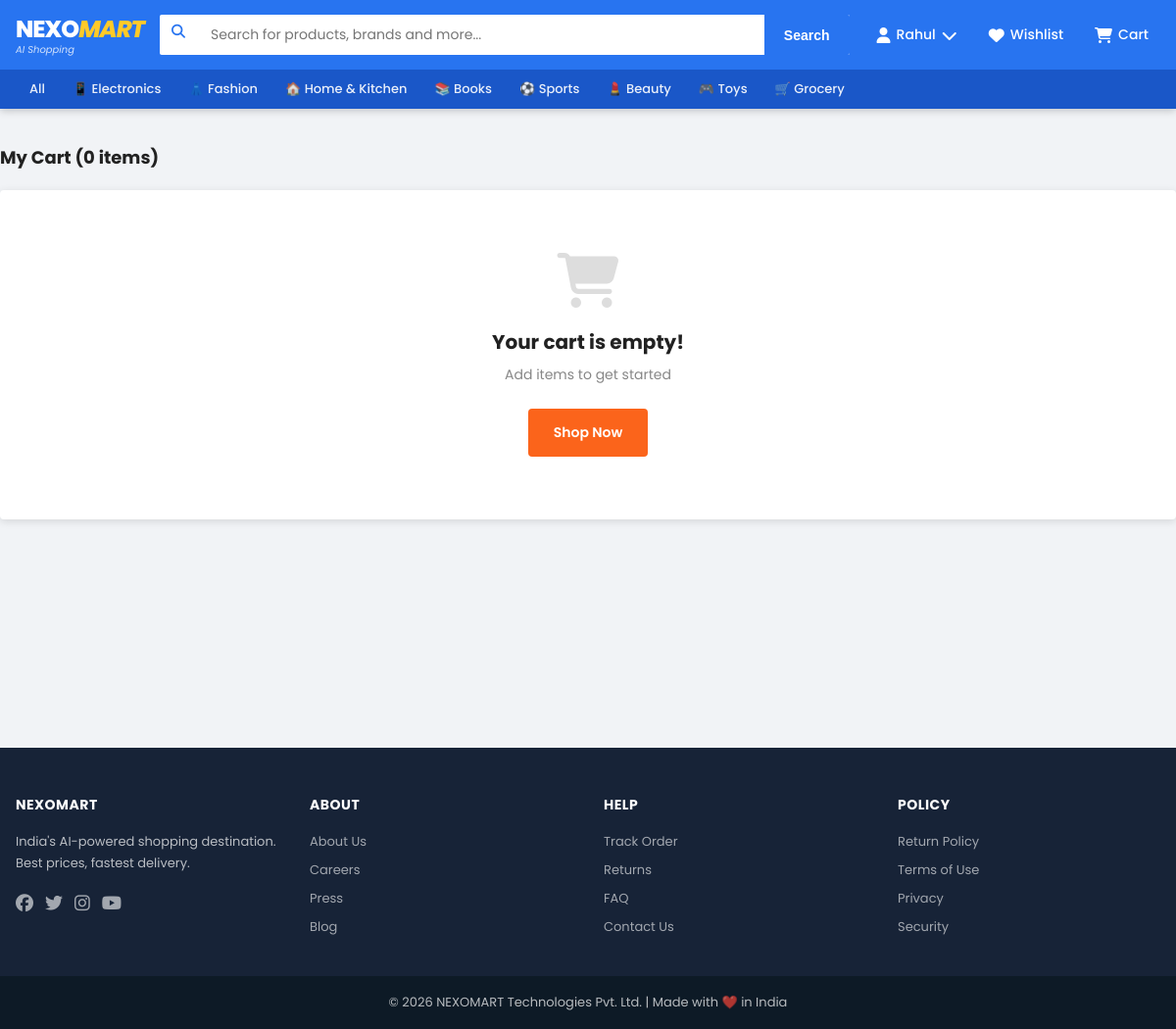
/cart (signed in), run on the app's committed database.
### database.py (models this page shows)
class Category(db.Model):
    id = db.Column(db.Integer, primary_key=True)
    name = db.Column(db.String(100), nullable=False)
    slug = db.Column(db.String(100), unique=True)
    icon = db.Column(db.String(50), default='🛍️')
    products = db.relationship('Product', backref='category', lazy=True)

### app.py (the view)
@app.route('/cart')
def cart():
    if 'user_id' not in session:
        return redirect(url_for('login'))
    items = CartItem.query.filter_by(user_id=session['user_id']).all()
    total = sum(i.product.price * (1 - i.product.discount/100) * i.quantity for i in items)
    return render_template('cart.html', items=items, total=total)

### app.py (called while the page is built)
@app.context_processor
def inject_globals():
    cart_count = 0
    if 'user_id' in session:
        cart_count = CartItem.query.filter_by(user_id=session['user_id']).count()
    categories = Category.query.all()
    return dict(cart_count=cart_count, all_categories=categories,
                current_year=datetime.now().year)

### templates/cart.html (shortened to what this page needs)
{% extends 'base.html' %}
{% block content %}
<div class="container cart-page">
    <h1>My Cart ({{ items|length }} item{% if items|length != 1 %}s{% endif %})</h1>
    {% if items %}
    <div class="cart-layout">
        <div class="cart-items">
            {% for item in items %}
            <div class="cart-item">
                <img src="{{ item.product.image }}" alt="{{ item.product.name }}" class="cart-img">
                <div class="cart-item-info">
                    <a href="{{ url_for('product_detail', pid=item.product.id) }}">
                        <h3>{{ item.product.name }}</h3>
                    </a>
                    <p class="cart-brand">{{ item.product.brand }}</p>
                    <p class="delivery-info"><i class="fa fa-truck"></i> Free Delivery</p>
                    <div class="cart-item-actions">
                        <form method="POST" action="{{ url_for('update_cart', item_id=item.id) }}" class="qty-form">
                            <label>Qty:</label>
                            <select name="quantity" onchange="this.form.submit()">
                                {% for i in range(1,6) %}
                                <option value="{{ i }}" {% if i == item.quantity %}selected{% endif %}>{{ i }}</option>
                                {% endfor %}
                            </select>
                        </form>
                        <a href="{{ url_for('remove_from_cart', item_id=item.id) }}" class="btn-remove">
                            <i class="fa fa-trash"></i> Remove
                        </a>
                        <a href="{{ url_for('toggle_wishlist', pid=item.product.id) }}" class="btn-save">
                            <i class="fa fa-heart"></i> Save for Later
                        </a>
                    </div>
                </div>
                <div class="cart-item-price">
                    <p class="price-main">₹{{ "{:,.0f}".format(item.product.discounted_price * item.quantity) }}</p>
                    {% if item.product.discount > 0 %}
                    <p class="price-original">₹{{ "{:,.0f}".format(item.product.price * item.quantity) }}</p>
                    <p class="price-save">₹{{ "{:,.0f}".format(item.product.savings * item.quantity) }} saved</p>
                    {% endif %}
                </div>
            </div>
            {% endfor %}
        </div>
        <div class="order-summary">
            <h3>Price Details</h3>
            <div class="summary-row">
                <span>Price ({{ items|length }} items)</span>
                <span>₹{{ "{:,.0f}".format(items|sum(attribute='product.price') * 1) }}</span>
            </div>
            <div class="summary-row green">
                <span>Discount</span>
                <span>-₹{{ "{:,.0f}".format(items|sum(attribute='product.price') - total) }}</span>
            </div>
            <div class="summary-row">
                <span>Delivery Charges</span>
                <span class="green">FREE</span>
            </div>
            <hr>
            <div class="summary-row total">
                <span>Total Amount</span>
                <span>₹{{ "{:,.0f}".format(total) }}</span>
            </div>
            <p class="savings-msg">🎉 You save ₹{{ "{:,.0f}".format(items|sum(attribute='product.price') - total) }} on this order!</p>
            <a href="{{ url_for('checkout') }}" class="btn btn-primary btn-block">
                Proceed to Checkout →
            </a>
        </div>
    </div>
    {% else %}
    <div class="empty-state">
        <i class="fa fa-shopping-cart fa-4x"></i>
        <h3>Your cart is empty!</h3>
        <p>Add items to get started</p>
        <a href="{{ url_for('products') }}" class="btn btn-primary">Shop Now</a>
    </div>
    {% endif %}
</div>
{% endblock %}

### templates/base.html (shortened to what this page needs)
<!DOCTYPE html>
<html lang="en">
<head>
    <link rel="stylesheet" href="https://cdnjs.cloudflare.com/ajax/libs/font-awesome/6.5.0/css/all.min.css">
    <link rel="stylesheet" href="{{ url_for('static', filename='css/style.css') }}">
</head>
<body>
<header class="header">
    <div class="header-top">
        <div class="container header-inner">
            <a href="{{ url_for('index') }}" class="logo">
                <span class="logo-text">NEXO<span class="logo-accent">MART</span></span>
                <span class="logo-tagline">AI Shopping</span>
            </a>
            <div class="search-wrapper">
                <form action="{{ url_for('products') }}" method="GET" class="search-form">
                    <div class="search-box">
                        <i class="fa fa-search search-icon"></i>
                        <input type="text" name="q" id="searchInput" placeholder="Search for products, brands and more..."
                               value="{{ request.args.get('q','') }}" autocomplete="off">
                        <button type="submit" class="search-btn">Search</button>
                    </div>
                </form>
            </div>
            <nav class="nav-actions">
                {% if session.user_id %}
                <div class="nav-item dropdown">
                    <a href="{{ url_for('profile') }}" class="nav-link">
                        <i class="fa fa-user"></i>
                        <span>{{ session.user_name.split()[0] }}</span>
                        <i class="fa fa-chevron-down tiny"></i>
                    </a>
                </div>
                {% else %}
                <a href="{{ url_for('login') }}" class="nav-link">
                    <i class="fa fa-user"></i> <span>Login</span>
                </a>
                {% endif %}
                <a href="{{ url_for('wishlist') }}" class="nav-link">
                    <i class="fa fa-heart"></i> <span>Wishlist</span>
                </a>
                <a href="{{ url_for('cart') }}" class="nav-link cart-link">
                    <i class="fa fa-shopping-cart"></i>
                    <span>Cart</span>
                </a>
            </nav>
        </div>
    </div>
    <div class="category-bar">
        <div class="container category-list">
            <a href="{{ url_for('products') }}" class="cat-link">All</a>
            {% for cat in all_categories %}
            <a href="{{ url_for('products', category=cat.slug) }}" class="cat-link">
                {{ cat.icon }} {{ cat.name }}
            </a>
            {% endfor %}
        </div>
    </div>
</header>
<main class="main-content">
    {% block content %}{% endblock %}
</main>
<footer class="footer">
    <div class="container footer-grid">
        <div>
            <h4>NEXOMART</h4>
            <p>India's AI-powered shopping destination. Best prices, fastest delivery.</p>
            <div class="social-links">
                <a href="#"><i class="fab fa-facebook"></i></a>
                <a href="#"><i class="fab fa-twitter"></i></a>
                <a href="#"><i class="fab fa-instagram"></i></a>
                <a href="#"><i class="fab fa-youtube"></i></a>
            </div>
        </div>
        <div>
            <h4>About</h4>
            <ul>
                <li><a href="#">About Us</a></li>
                <li><a href="#">Careers</a></li>
                <li><a href="#">Press</a></li>
                <li><a href="#">Blog</a></li>
            </ul>
        </div>
        <div>
            <h4>Help</h4>
            <ul>
                <li><a href="{{ url_for('orders') }}">Track Order</a></li>
                <li><a href="#">Returns</a></li>
                <li><a href="#">FAQ</a></li>
                <li><a href="#">Contact Us</a></li>
            </ul>
        </div>
        <div>
            <h4>Policy</h4>
            <ul>
                <li><a href="#">Return Policy</a></li>
                <li><a href="#">Terms of Use</a></li>
                <li><a href="#">Privacy</a></li>
                <li><a href="#">Security</a></li>
            </ul>
        </div>
    </div>
    <div class="footer-bottom">
        <div class="container">
            <p>© {{ current_year }} NEXOMART Technologies Pvt. Ltd. | Made with ❤️ in India</p>
        </div>
    </div>
</footer>
</body>
</html>

### static/css/style.css (style rules this page uses)
*, *::before, *::after { box-sizing: border-box; margin: 0; padding: 0; }
:root { --blue: #2874f0; --blue-dark: #1a57c8; --orange: #fb641b; --green: #388e3c; --yellow: #ffca28; --red: #e53935; --gray: #f1f3f6; --gray2: #878787; --dark: #212121; --white: #fff; --shadow: 0 2px 8px rgba(0,0,0,.12); --radius: 4px; }
body { font-family: 'Poppins', sans-serif; background: var(--gray); color: var(--dark); font-size: 14px; }
a { text-decoration: none; color: inherit; }
.container { max-width: 1200px; margin: 0 auto; padding: 0 16px; }
.header { background: var(--blue); position: sticky; top: 0; z-index: 1000; box-shadow: 0 2px 8px rgba(0,0,0,.2); }
.header-inner { display: flex; align-items: center; gap: 16px; padding: 12px 16px; }
.logo { flex-shrink: 0; }
.logo-text { font-size: 24px; font-weight: 800; color: #fff; letter-spacing: -1px; }
.logo-accent { color: var(--yellow); font-style: italic; }
.logo-tagline { display: block; font-size: 10px; color: rgba(255,255,255,.8); margin-top: -4px; font-style: italic; }
.search-wrapper { flex: 1; position: relative; }
.search-box { display: flex; background: #fff; border-radius: 2px; overflow: hidden; }
.search-box input { flex: 1; padding: 10px 14px; border: none; outline: none; font-size: 14px; font-family: inherit; }
.search-icon { padding: 10px 12px; color: var(--blue); }
.search-btn { background: var(--blue); color: #fff; border: none; padding: 0 20px; cursor: pointer; font-size: 14px; font-weight: 600; }
.nav-actions { display: flex; align-items: center; gap: 8px; flex-shrink: 0; }
.nav-link { color: #fff; display: flex; align-items: center; gap: 6px; padding: 8px 12px; border-radius: var(--radius); white-space: nowrap; font-size: 14px; font-weight: 500; transition: background .2s; }
.nav-link i { font-size: 16px; }
.tiny { font-size: 10px; }
.cart-link { position: relative; }
.dropdown { position: relative; }
.category-bar { background: #1a57c8; padding: 0; }
.category-list { display: flex; gap: 0; overflow-x: auto; scrollbar-width: none; }
.cat-link { color: rgba(255,255,255,.9); padding: 10px 14px; white-space: nowrap; font-size: 13px; font-weight: 500; transition: background .2s; }
.btn { display: inline-flex; align-items: center; gap: 8px; padding: 12px 24px; border-radius: var(--radius); font-size: 14px; font-weight: 600; cursor: pointer; border: 2px solid transparent; font-family: inherit; transition: all .2s; }
.btn-primary { background: var(--orange); color: #fff; }
.cart-page { padding: 24px 0; }
.cart-page h1 { font-size: 18px; margin-bottom: 20px; }
.empty-state { text-align: center; padding: 64px 32px; background: #fff; border-radius: var(--radius); box-shadow: var(--shadow); }
.empty-state i { color: #ddd; margin-bottom: 20px; display: block; }
.empty-state h3 { font-size: 20px; font-weight: 700; margin-bottom: 8px; }
.empty-state p { color: var(--gray2); margin-bottom: 24px; }
.footer { background: #172337; color: rgba(255,255,255,.7); margin-top: 40px; }
.footer-grid { display: grid; grid-template-columns: repeat(4, 1fr); gap: 32px; padding: 48px 16px 32px; }
.footer h4 { color: #fff; font-size: 14px; font-weight: 700; text-transform: uppercase; letter-spacing: .5px; margin-bottom: 16px; }
.footer ul { list-style: none; }
.footer ul li { margin-bottom: 8px; }
.footer ul a { font-size: 13px; color: rgba(255,255,255,.6); transition: color .2s; }
.footer p { font-size: 13px; line-height: 1.7; }
.social-links { display: flex; gap: 12px; margin-top: 16px; }
.social-links a { color: rgba(255,255,255,.6); font-size: 18px; transition: color .2s; }
.footer-bottom { background: #0d1a26; padding: 16px; text-align: center; font-size: 13px; }
.main-content { min-height: calc(100vh - 200px); }

### data on the page
Category: icon "📱", name "Electronics"
Category: icon "👗", name "Fashion"
Category: icon "🏠", name "Home & Kitchen"
Category: icon "📚", name "Books"
Category: icon "⚽", name "Sports"
Category: icon "💄", name "Beauty"
Category: icon "🎮", name "Toys"
Category: icon "🛒", name "Grocery"

### other printed values
{{ session.user_name.split()[0] }} "Rahul"
{{ items|length }} "0"
